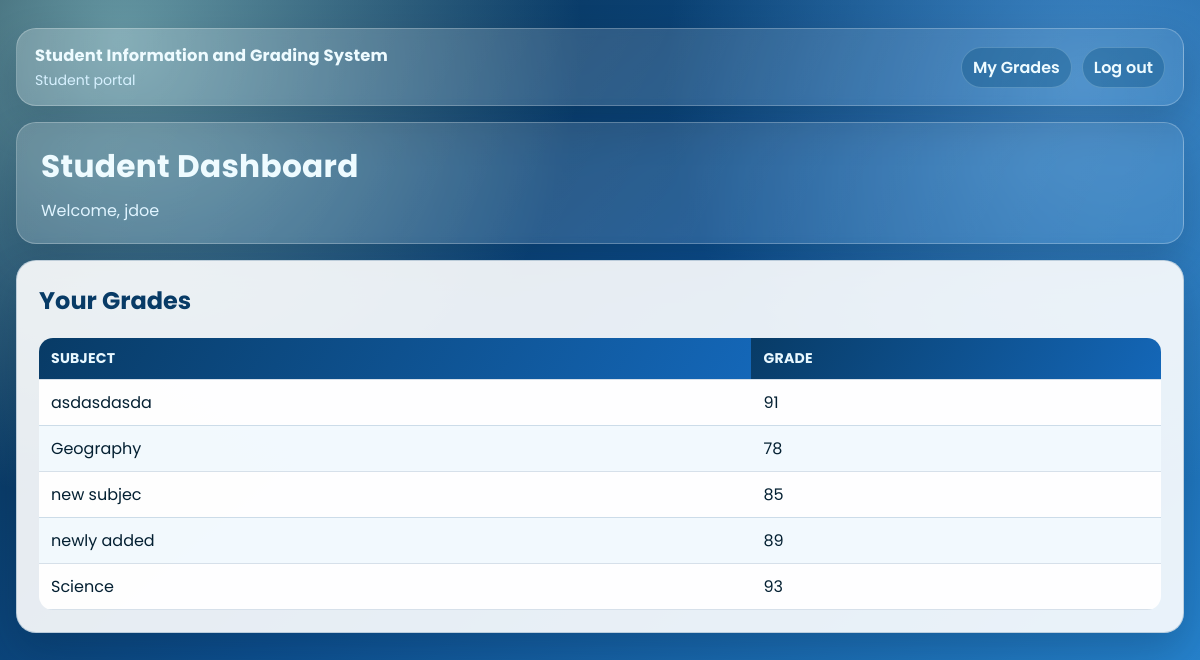
Before: /student_dashboard.php (signed in) with the older database file.
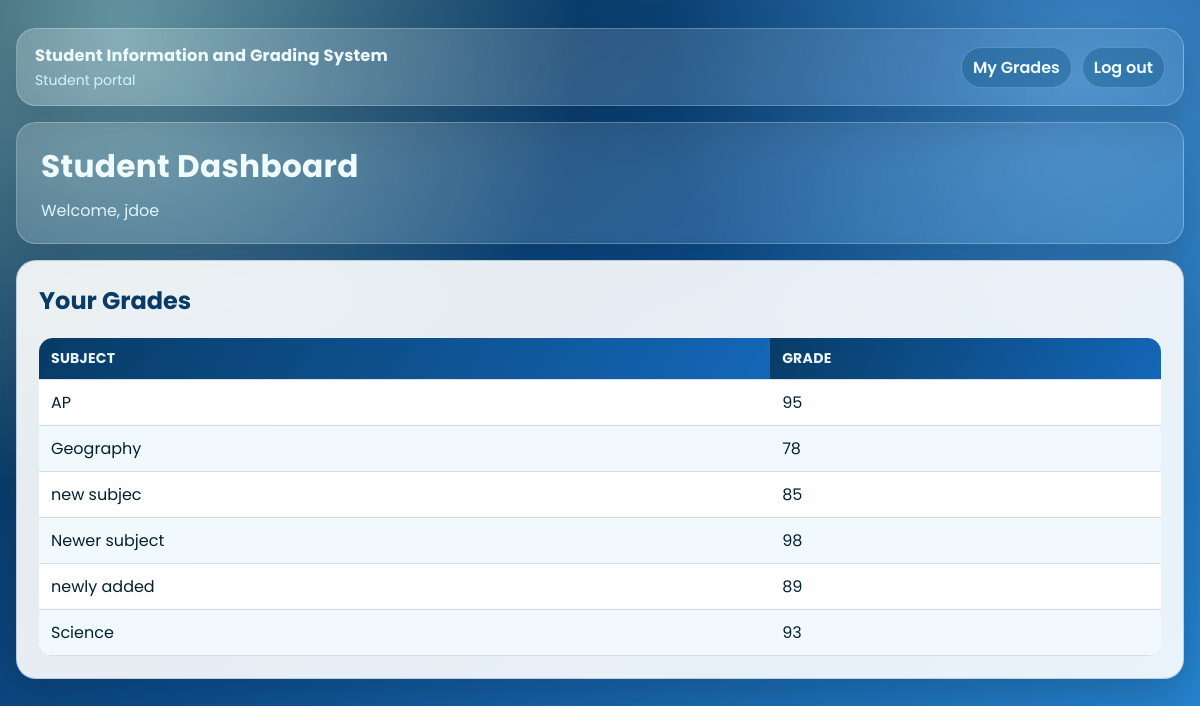
After: the same page with the newer database file.
### tables this page shows
CREATE TABLE `grades` (
  `id` int(11) NOT NULL,
  `student_id` int(11) NOT NULL,
  `subject` varchar(30) NOT NULL,
  `grade_value` int(11) NOT NULL CHECK (`grade_value` between 0 and 100),
  PRIMARY KEY (`id`),
  KEY `student_id` (`student_id`),
  CONSTRAINT `grades_ibfk_1` FOREIGN KEY (`student_id`) REFERENCES `users` (`id`) ON DELETE CASCADE
);

### student_dashboard.php (the view, shortened to what this page needs)
<?php
$pdo = getDb();
$stmt = $pdo->prepare('SELECT subject, grade_value FROM grades WHERE student_id = :student_id ORDER BY subject ASC');
$stmt->execute([':student_id' => (int)$_SESSION['user_id']]);
$grades = $stmt->fetchAll();
?>
<!doctype html>
<html lang="en">
<head>
    <link rel="stylesheet" href="assets/styles.css">
</head>
<body>
    <main class="app-shell">
        <header class="topbar">
            <div>
                <div class="topbar-title">Student Information and Grading System</div>
                <div class="topbar-sub">Student portal</div>
            </div>
            <nav class="topbar-links">
                <a href="student_dashboard.php">My Grades</a>
                <a href="logout.php">Log out</a>
            </nav>
        </header>
        <section class="content-stack">
                <section class="hero">
                    <h1>Student Dashboard</h1>
                    <p>Welcome, <?php echo htmlspecialchars((string)$_SESSION['user'], ENT_QUOTES, 'UTF-8'); ?></p>
                </section>
                <section class="card">
                    <h2>Your Grades</h2>
                    <?php if (empty($grades)): ?>
                        <p>No grades found.</p>
                    <?php else: ?>
                        <table>
                            <thead>
                                <tr>
                                    <th>Subject</th>
                                    <th>Grade</th>
                                </tr>
                            </thead>
                            <tbody>
                                <?php foreach ($grades as $grade): ?>
                                    <tr>
                                        <td><?php echo htmlspecialchars((string)$grade['subject'], ENT_QUOTES, 'UTF-8'); ?></td>
                                        <td><?php echo (int)$grade['grade_value']; ?></td>
                                    </tr>
                                <?php endforeach; ?>
                            </tbody>
                        </table>
                    <?php endif; ?>
                </section>
        </section>
    </main>
</body>
</html>

Changed rows visible on the page:
changed grades (number 1 of 6 on the later page): subject "asdasdasda" → "AP"; grade_value "91" → "95"
added grades: subject "Newer subject", grade_value "98"
